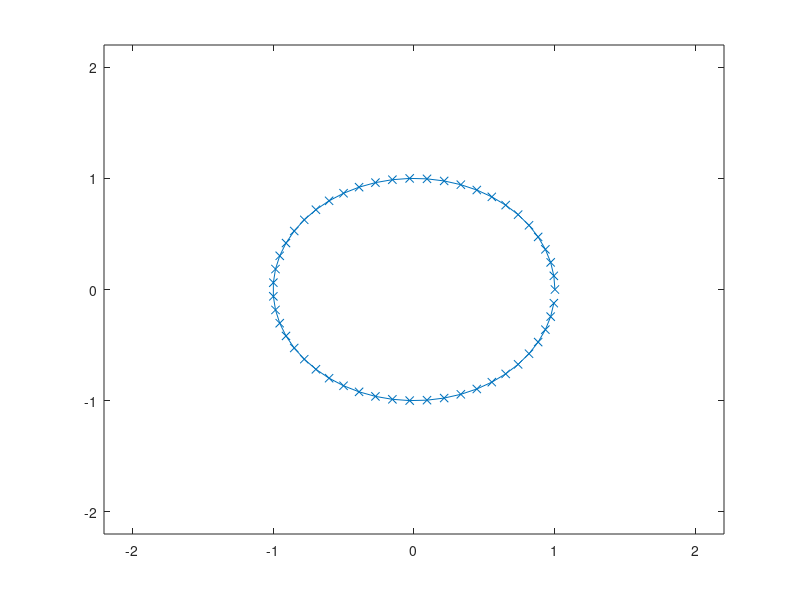

Reproduce this figure in MATLAB. (Note: this script raises an error after producing the figure.)
function error = surfaceTensionTest2(vertices)

% get a circle
if nargin < 1
    vertices = 51;
end

points = zeros(vertices,2);
angles = zeros(vertices,1);

index = 0;
while index < vertices
    theta = 0 + (2*pi*index)/vertices;
    points(index+1,1) = cos(theta);
    points(index+1,2) = sin(theta);
    angles(index+1) = theta;
    index = index + 1;
end

% for spout
%points(18,:) = 1.5*points(18,:);

newPoints = points;

% for a certain length of time

time = 0;
maxTime = 0.3;
dt = 0.01;

% errors!

error = 0;

figure;
plot(points(:,1),points(:,2),'x-');
xlim([-2.2,2.2]);ylim([-2.2,2.2]);
hold on;

%pause();

count = 0;
idx = 1;

disp('starting loop')

uns = zeros(vertices,1);

%while time < maxTime
while count < 1
    count = count + 1;
    
    errors = zeros(1,size(points,1));
    
    % we should fit the spline here, as there's no point doing it every
    % time
    
    % but there is a special case when ii=1, so deal with that first
    
    % matlab doesn't seem to like having the singularity at the end of
    % our interval, which is the opposite to what I expected
    % so for ii=1 rearrange our points and re-find the spline so that
    % it's not at the end
    
    halfway = floor(vertices/2);
    points2halfway = [points(halfway:end,:);points(1:halfway,:)];
    
    [normals2,~,splineX2,splineY2] = findTangentSpline(points2halfway,1);
    
    points2 = [points;points(1,:)];
    
    [normals,~,splineX,splineY] = findTangentSpline(points2,1);
    
    % iterate over each point in the circle
    for ii = 1:size(points,1)

        % find the flow strength
        
        if ii < (halfway/2)
            % because we shifted the points round to get the second spline
            % the index for the new normals in normals2 is not the same as
            % the normal index but is shifted
            correctNormalIndex = size(points2halfway,1)-halfway+ii;
            un = calculateIntegral(points(ii,:),normals2(correctNormalIndex,:),splineX2,splineY2);
        elseif size(points,1) - ii < (halfway/2)
            % is this correctNormalIndex correct???? CHECK
            correctNormalIndex = ii - halfway + 1;
            un = calculateIntegral(points(ii,:),normals2(correctNormalIndex,:),splineX2,splineY2);            
        else        
            un = calculateIntegral(points(ii,:),normals(ii,:),splineX,splineY);
            if ii==2
                t = linspace(0,1,500);
                integrand = calcIntegrandVectorised(t,points(ii,:),normals(ii,:),splineX,splineY);
                figure;
                plot(t,integrand);
                title('integrand point2')
            end
        end
        
        uns(ii) = un;
        
        % this has to be applied in the direction of the outward pointing
        % normal
        
        flow = -un.*normals(ii,:);

        % move that point by how much
        
        newPoints(ii,:) = points(ii,:) + flow*dt;
        
        errors(ii) = findDist(points(ii,:),newPoints(ii,:));
      
    end
    
    % the error is just un actually
    error = mean(errors);
    
    points = newPoints;  
    
    
    if mod(count,3) == 0
        fig = figure;
        plot(points(:,1),points(:,2),'x');
        xlim([-2.2,2.2]);ylim([-2.2,2.2]);
        
        frame = getframe(fig);
        im{idx} = frame2im(frame);
        idx = idx + 1;
    end
    
     
    time = time + dt;
    
%     figure;
%     plot(angles,uns)
%     
    figure;
    plot(angles,errors,'x-')
    
%     figure;
%     plot(angles,abs(cos(angles)-normals(1:end-1,1)))
%     title('x component')
%     
%     figure;
%     plot(angles,abs(sin(angles)-normals(1:end-1,2)))
%     title('y component')

end

% saveLocation = 'testCircle.tif';
% imwrite(im{1},saveLocation)
% for i=2:numel(im)
%     imwrite(im{i},saveLocation,'WriteMode','append')
% end

end

function result = calculateIntegral(r0,r0normal,splineX,splineY)

% we will be returning un

% we want to use integral. So we need a function handle.

fun = @(t)calcIntegrandVectorised(t,r0,r0normal,splineX,splineY);

result = integral(fun,0,1);

end